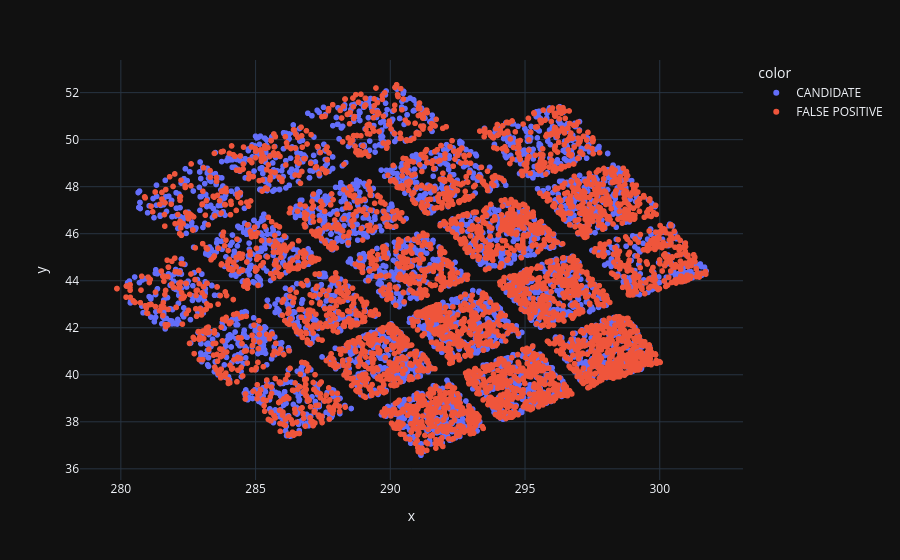

Here is the notebook cell this chart was saved with:
### Code cell
plot = px.scatter(x=keplerRAW_df["ra"], 
                  y=keplerRAW_df["dec"], 
                  color = keplerRAW_df["koi_pdisposition"], 
                  template="plotly_dark"
                 )
plot.show()

# ******Gabe suggestion - add density plots? to highlighting why each area may be more dense

### Figure 1 — Plotly figure (JSON) as saved in the notebook; plotly's stock layout.template omitted (floating-point values rounded to 4 significant figures; data arrays with more than 128 entries replaced by an {"elided": "..."} marker saying what was removed)
{"data": [{"hovertemplate": "color=CANDIDATE<br>x=%{x}<br>y=%{y}<extra></extra>", "legendgroup": "CANDIDATE", "marker": {"color": "#636efa", "symbol": "circle"}, "mode": "markers", "name": "CANDIDATE", "showlegend": true, "type": "scattergl", "x": {"elided": "4496 float values"}, "xaxis": "x", "y": {"elided": "4496 float values"}, "yaxis": "y"}, {"hovertemplate": "color=FALSE POSITIVE<br>x=%{x}<br>y=%{y}<extra></extra>", "legendgroup": "FALSE POSITIVE", "marker": {"color": "#EF553B", "symbol": "circle"}, "mode": "markers", "name": "FALSE POSITIVE", "showlegend": true, "type": "scattergl", "x": {"elided": "5068 float values"}, "xaxis": "x", "y": {"elided": "5068 float values"}, "yaxis": "y"}], "layout": {"autosize": true, "legend": {"title": {"text": "color"}, "tracegroupgap": 0}, "margin": {"t": 60}, "xaxis": {"anchor": "y", "autorange": true, "domain": [0, 1], "range": [278.6, 303.0], "title": {"text": "x"}, "type": "linear"}, "yaxis": {"anchor": "x", "autorange": true, "domain": [0, 1], "range": [35.46, 53.45], "title": {"text": "y"}, "type": "linear"}}}
